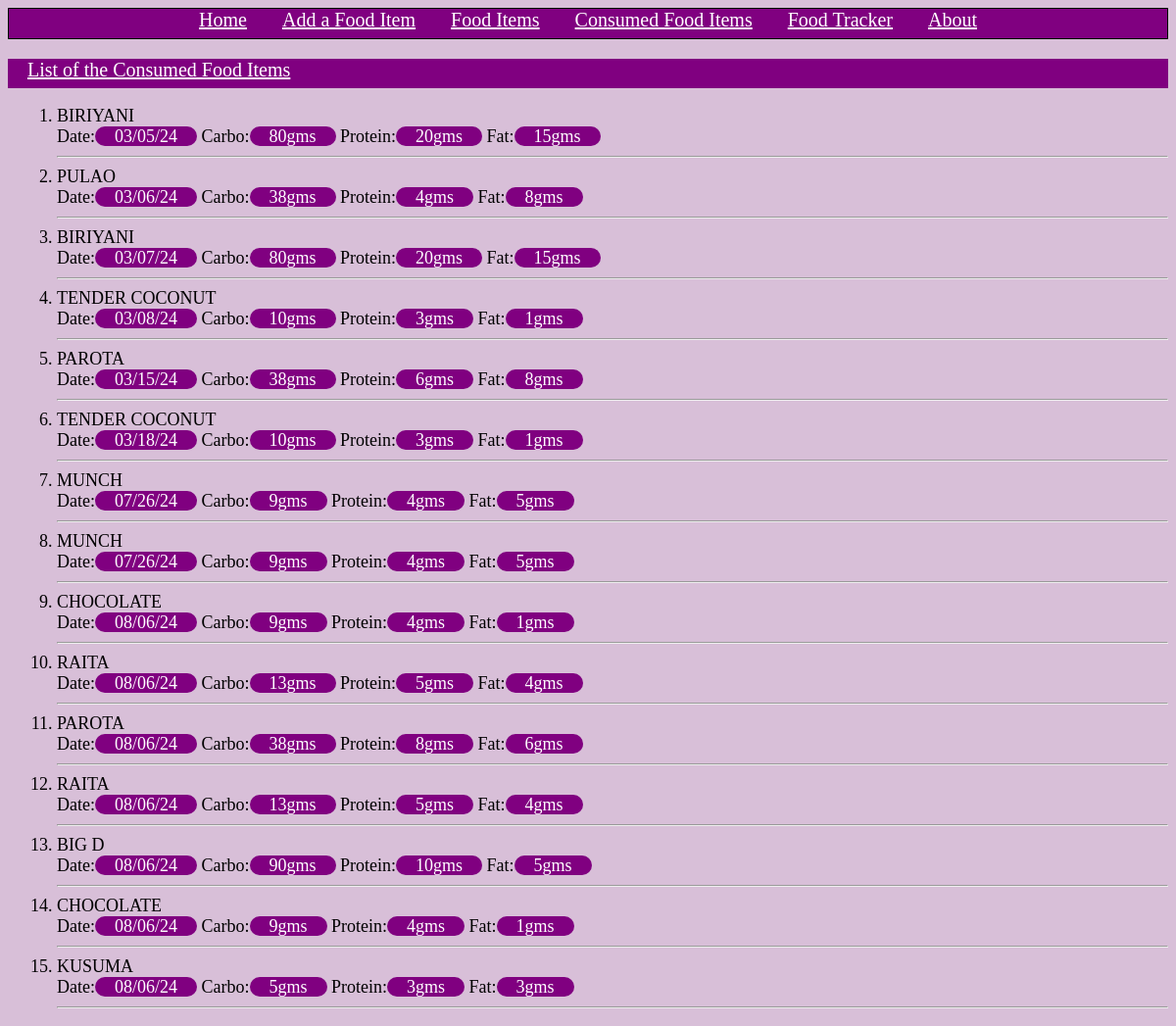
Screenshot of /addfood with the database file from the repository.
### tables this page shows
CREATE TABLE diet_table(food_name varchar2(20), carbo number(10) not null,protein number(10) not null,
                        fat number(10) not null,_date  date, day number(10), month number(10), year number(10));

### app.py (the view, shortened to what this page needs)
@app.route('/addfood',methods = ['GET','POST'])
def addfood():
    db = get_db()
    curr = db.execute('select food_name,carbo,protein,fat,_date from diet_table')
    rs = curr.fetchall()
    return render_template('listconsumedview.html',rs=rs)

### app.py (called while the page is built)
def connect_db():
    sql = sqlite3.connect('C:/Users/hp/Desktop/TestMyFoodDiary/Food_Diary/flask/database.db')
    sql.row_factory = sqlite3.Row
    return sql

def get_db():
    if not hasattr(g, 'sqlite3_db'):
        g.sqlite_db = connect_db()
    return g.sqlite_db

### templates/listconsumedview.html (shortened to what this page needs)
<!DOCTYPE html>
<html lang="en" dir="ltr">
  <head>
    <link rel="stylesheet" href="static/style3.css">
  </head>
  <body>
    <nav>
      <div class="navbar">
        <center>
          <a class="textinbar" href="/home">Home</a>
          <a class="textinbar" href="/newfood">Add a Food Item</a>
          <a class="textinbar" href="/listview">Food Items</a>
          <a class="textinbar" href="#">Consumed Food Items</a>
          <a class="textinbar" href="/tracker">Food Tracker</a>
          <a class="textinbar" href="/about">About</a>
      </div>
    </nav>
    <div class="listp">
      <p><u>List of the Consumed Food Items</u></p>
    </div>
    <div class="forol">
      <ol type="1">
        {% for values in rs %}
        <li>{{values.food_name}}</li>
        Date:<span class="forspan">{{values._date}}</span>
        Carbo:<span class="forspan">{{values.carbo }}gms</span>
        Protein:<span class="forspan">{{values.protein }}gms</span>
        Fat:<span class="forspan">{{values.fat }}gms</span><hr>
        {% endfor %}
      </ol>
    </div>
  </body>
</html>

### static/style3.css (style rules this page uses)
body { background-color: thistle; }
.navbar { border:1.5px solid black; background-color: purple; height:30px; }
.textinbar { color:white; font-size: 20px; padding:1rem; }
.listp { padding-left: 20px; background-color: purple; height:30px; color:white; font-size:20px; }
.forspan { background-color: purple; padding-left:20px; padding-right: 20px; color:white; border-radius: 18px; height:20px; }
.forol { font-size: 18px; padding-left:10px; }

### rows the page displays
diet_table: food_name "BIRIYANI", _date "03/05/24", carbo "80", protein "20", fat "15"
diet_table: food_name "PULAO", _date "03/06/24", carbo "38", protein "4", fat "8"
diet_table: food_name "BIRIYANI", _date "03/07/24", carbo "80", protein "20", fat "15"
diet_table: food_name "TENDER COCONUT", _date "03/08/24", carbo "10", protein "3", fat "1"
diet_table: food_name "PAROTA", _date "03/15/24", carbo "38", protein "6", fat "8"
diet_table: food_name "TENDER COCONUT", _date "03/18/24", carbo "10", protein "3", fat "1"
diet_table: food_name "MUNCH", _date "07/26/24", carbo "9", protein "4", fat "5"
diet_table: food_name "MUNCH", _date "07/26/24", carbo "9", protein "4", fat "5"
diet_table: food_name "CHOCOLATE", _date "08/06/24", carbo "9", protein "4", fat "1"
diet_table: food_name "RAITA", _date "08/06/24", carbo "13", protein "5", fat "4"
diet_table: food_name "PAROTA", _date "08/06/24", carbo "38", protein "8", fat "6"
diet_table: food_name "RAITA", _date "08/06/24", carbo "13", protein "5", fat "4"
diet_table: food_name "BIG D", _date "08/06/24", carbo "90", protein "10", fat "5"
diet_table: food_name "CHOCOLATE", _date "08/06/24", carbo "9", protein "4", fat "1"
diet_table: food_name "KUSUMA", _date "08/06/24", carbo "5", protein "3", fat "3"
